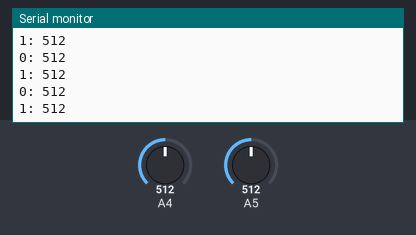
A sketch run on a simulated Arduino Uno, built with avr-gcc and run on an emulated ATmega328P. On the bench: the last lines printed to the serial monitor. The test bench sets the inputs (shaded band); at power-on: A4 = 512, A5 = 512.

Above: at 1.2 s.
1.3 s: A4 set to 716
At 1.32 s:
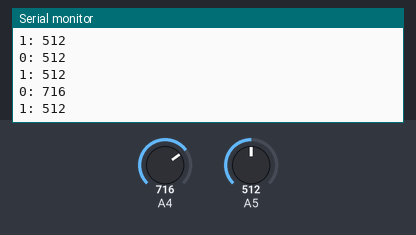
2.8 s: A5 set to 716
At 2.83 s:
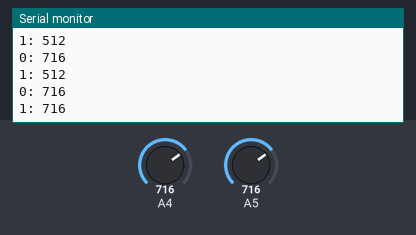
4.3 s: A4 set to 900
At 4.34 s:
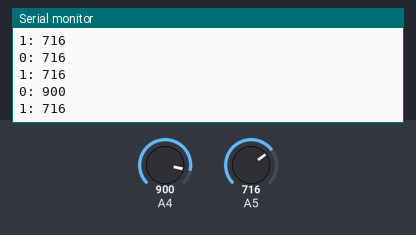
5.8 s: A5 set to 900
At 5.85 s:
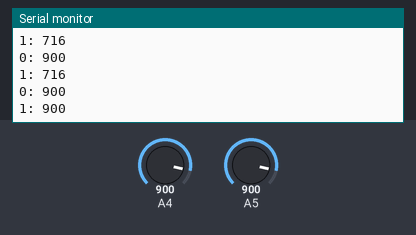
Timing chart, 0 to 8.3 s (numbered marks = the images above; inputs shaded):
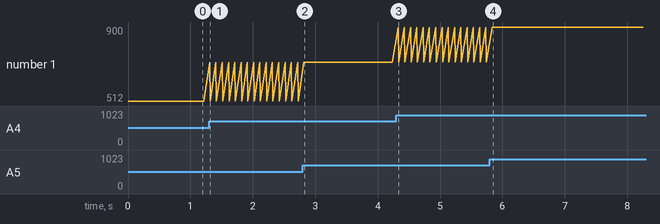

The sketch:

multipleAnalogRead.ino
```cpp
 void setup() {

  Serial.begin(9600);
  // kommunikation mit dem computer starten

}

void loop() {

  int value0 = analogRead(A4);
  int value1 = analogRead(A5);
  // einlesen der werte an den pins in einzelne variablen

  Serial.print("0: ");
  // ein label, das die werte für uns unterscheidbar macht.

  Serial.println(value0);
  // der erste wert - "println" bedeutet, dass danach eine neue zeile anfängt

  Serial.print("1: ");
  Serial.println(value1);
  // übertragen der werte an den computer

  delay(100);
  // 100 ms warten
}
```

Measured:
- after the input at 1.3 s, the serial monitor: prints a new line at once (image 1)
- after the input at 2.8 s, the serial monitor: prints a new line at once (image 2)
- after the input at 4.3 s, the serial monitor: prints a new line at once (image 3)
- after the input at 5.8 s, the serial monitor: prints a new line at once (image 4)
